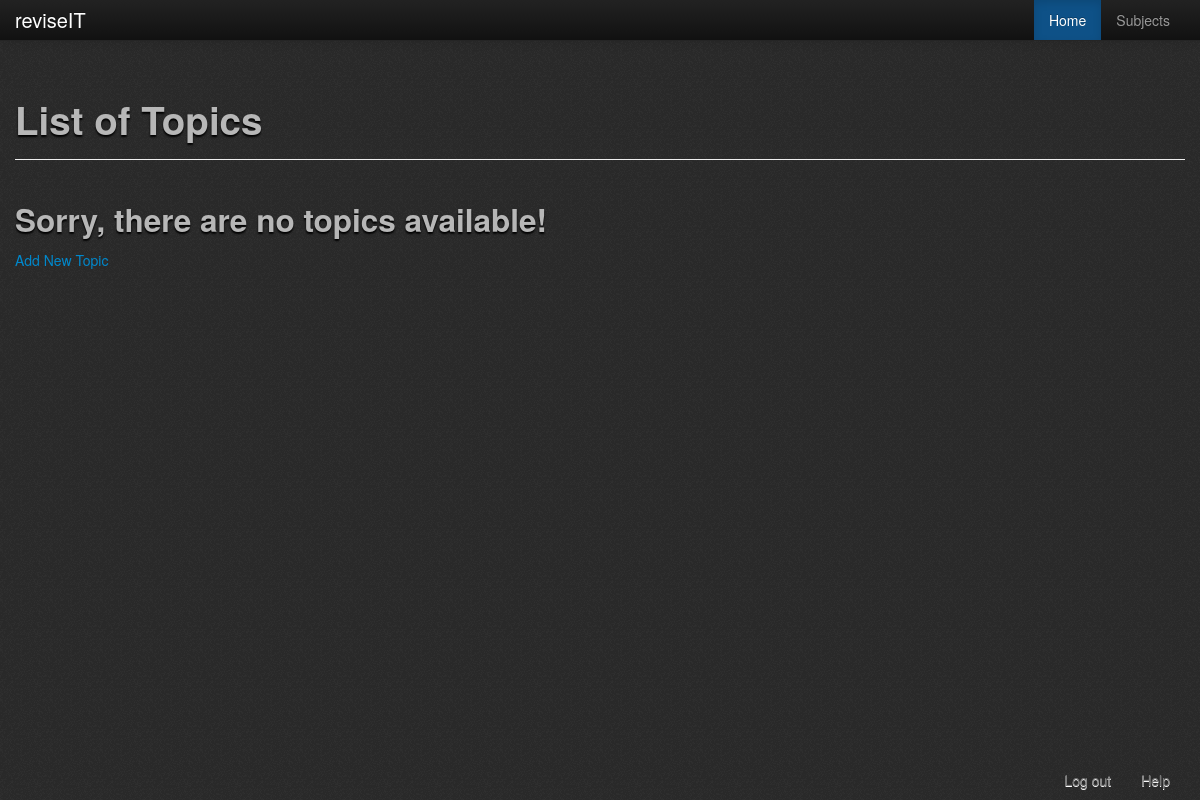
/php/topics/viewTopic.php?ID=4 (signed in), run on an earlier commit of the app's database.
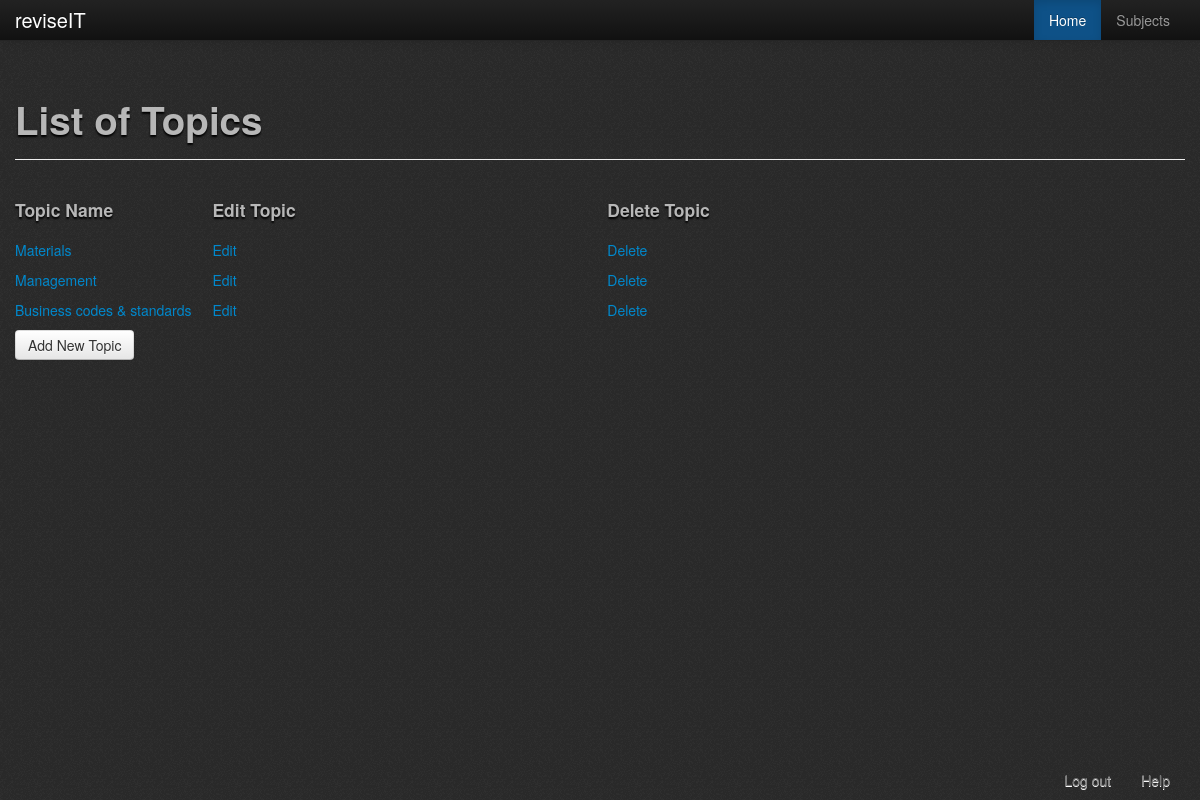
And on a later commit of the database.
### tables this page shows
CREATE TABLE `topic` (
  `TopicID` int(5) NOT NULL AUTO_INCREMENT,
  `TopicName` text NOT NULL,
  `SubjectID` int(11) NOT NULL,
  `SubjectCode` varchar(50) NOT NULL,
  `deletionStatus` tinyint(1) NOT NULL COMMENT '0 = display, 1 = not display',
  `dateupdated` date NOT NULL,
  PRIMARY KEY (`TopicID`),
  KEY `FK_topicsub` (`SubjectID`)
);

### php/topics/viewTopic.php (the view, shortened to what this page needs)
<?php
	require '../check_logged_in.php';
	$subject_ID = $_GET['ID'];
?>
<!DOCTYPE html PUBLIC "-//W3C//DTD XHTML 1.0 Transitional//EN" "http://www.w3.org/TR/xhtml1/DTD/xhtml1-transitional.dtd">
<html xmlns="http://www.w3.org/1999/xhtml">
	<head>
		<?php
			include '../header_container.php';
		?>
	</head>
	<body>
			<?php
				include 'topics_menu_bar.php';
			?>
			<br /><br />
			<div class="container">
				<div class="page-header bootstro" data-bootstro-placement="bottom" data-bootstro-title="The Topics" data-bootstro-content="This page contains all the topics associated with your subject.">
					<h1>List of Topics</h1>
				</div>
				<div class="row-fluid bootstro" data-bootstro-placement="bottom" data-bootstro-title="Topic Lists" data-bootstro-content="This is the list of topics. You may click into one of these topics to see their associated subtopics.">
					<?php
					$userRole = $_SESSION['Role'];
					try
					{
						if($userRole != 1 && $userRole != 2)
						{
							$result = $db->prepare("SELECT * FROM topic WHERE SubjectID = '".$subject_ID."' AND deletionStatus = 0");
							$result->execute();
							echo "<div class='span8'>";
								echo"<div class='row-fluid'>";
									echo "<div class='span12'><h4>Topic Name</h4></div>";
								echo "</div>";
							while($row = $result->fetch(PDO::FETCH_ASSOC))
							{
								$id=$row['TopicID'];
								echo "<a href='../subtopics/view.php?ID=".$row['TopicID']."'>";
										echo "<div class='span12'>".$row['TopicName']."</div>";
								echo "</a>";
							}
							echo "</div>";
						}
						else
						{
							$result = $db->prepare("SELECT * FROM topic WHERE SubjectID = '".$subject_ID."' AND deletionStatus = 0");
							$result->execute();
							$TopicResult = $result->rowCount();
							if($TopicResult >= 1)
							{
								echo "<div class='span8'>";
									echo"<div class='row-fluid'>";
										echo "<div class='span3'><h4>Topic Name</h4></div>";
										echo "<div class='span6'><h4>Edit Topic</h4></div>";
										echo "<div class='span3'><h4>Delete Topic</h4></div>";
									echo "</div>";
								while($row = $result->fetch(PDO::FETCH_ASSOC))
								{
									echo "<a href='../subtopics/view.php?ID=".$row['TopicID']."'>";
											echo "<div class='span3'>".$row['TopicName']."</div>";
											echo "<div class='span6 bootstro' data-bootstro-placement='bottom' data-bootstro-title='Edit' data-bootstro-content='Click on this link to edit this topic.'><a href='editTopic.php?ID=".$row['TopicID']."'>Edit</a></div>";
											echo "<div class='span3 bootstro' data-bootstro-placement='bottom' data-bootstro-title='Delete' data-bootstro-content='Click on this link to delete this topic'><a href='deleteTopic.php?ID=".$row['TopicID']."'>Delete</a></div>";
									echo "</a>";
								}
								echo "<br><a class='btn bootstro' data-bootstro-placement='bottom' data-bootstro-title='Create New Topic' data-bootstro-content='Create a new topic for this subject!' href='newTopic.php'>Add New Topic</a></input>";
								echo "</div>";
							}
							else
							{
								echo "<h2>Sorry, there are no topics available!</h2>";
								echo '<a href="newtopic.php">Add New Topic</a>';
							}
						}
					}
					catch(PDOException $e)
					{
						echo $e->getMessage();
					}
					?>
				</div>
			</div>
			<?php
				include '../footer.php';
			?>
	</body>
</html>

What changed in the data, as far as the page shows it:
added topic: TopicName "Materials"
added topic: TopicName "Management"
added topic: TopicName "Business codes & standards"
Also different on the page:
text no longer shown: "Sorry, there are no topics available!"
text now shown: "Topic Name Edit Topic Delete Topic"
